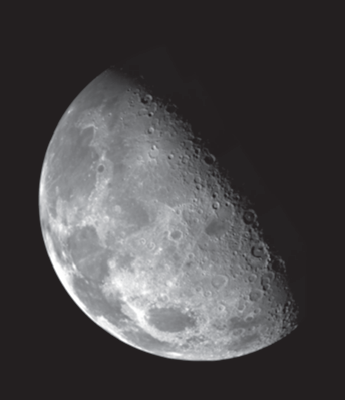
%> input picture BE2-Image filtering frequency2324/Fig_Moon.tif, 345 x 400 px
$ octave BE_2_A1.m   (GNU Octave 9; MATLAB toolbox functions it lacks are replaced by stand-ins)
%> lines starting %> are read from the running program, lines starting %| are printed output that depends on the picture
%1ere image
lune=im2gray(imread('Fig_Moon.tif'));
%> lune: size 400x345 uint8; min 32, max 255, mean 71.6

moon=fft2(lune);
CS_moon=fftshift(moon);
CS_log_moon=log(1+abs(CS_moon));
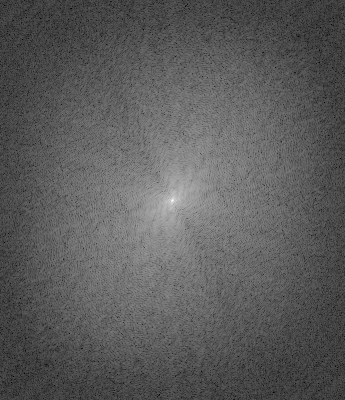
%> CS_log_moon: size 400x345 double; min 0.896, max 16.11, mean 6.38; drawn with min black and max white

figure(1);
subplot(2,2,1); imagesc(lune); colormap gray;
subplot(2,2,2); imagesc(abs(moon)); colormap gray;
subplot(2,2,3); imagesc(abs(CS_moon).^0.5); colormap gray;
subplot(2,2,4); imagesc(abs(CS_log_moon)); colormap gray;
%> after `colormap gray`:
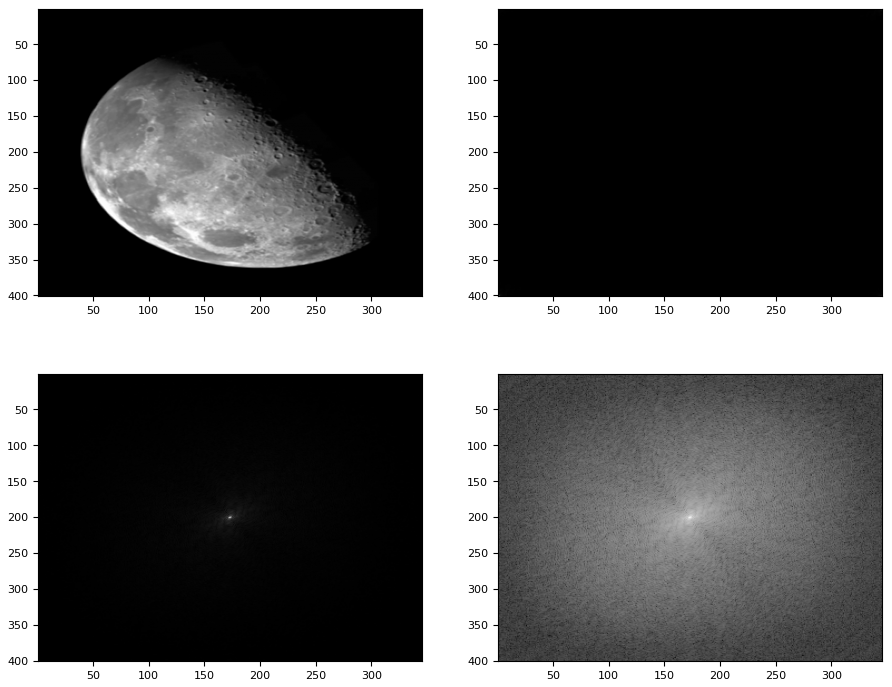
%> figure redrawn from the program's plot data, 4 panels

%2eme image
femme=imread('Fig_Woman.tif');
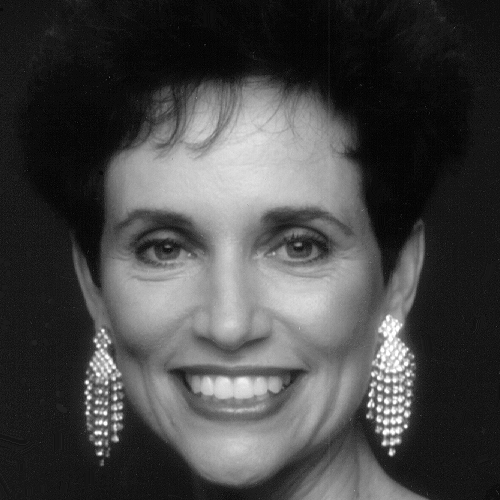
%> input picture BE2-Image filtering frequency2324/Fig_woman.tif, 500 x 500 px
%> femme is the input picture: size 500x500 uint8; min 0, max 255, mean 70.2

woman=fft2(femme);
CS_woman=fftshift(woman);
CS_log_woman=log(1+abs(CS_woman));
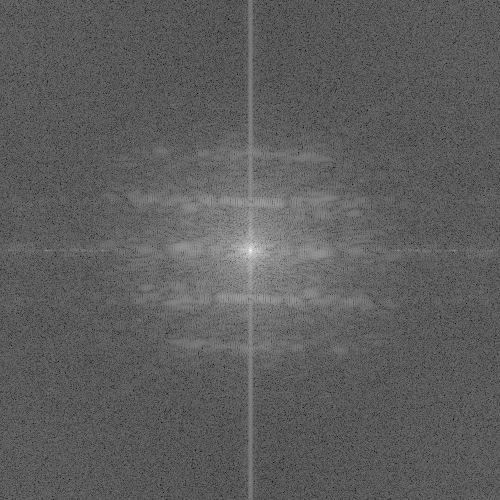
%> CS_log_woman: size 500x500 double; min 2.32, max 16.68, mean 7.62; drawn with min black and max white

figure(2);
subplot(2,2,1); imagesc(femme); colormap gray;
subplot(2,2,2); imagesc(abs(woman)); colormap gray;
subplot(2,2,3); imagesc(abs(CS_woman).^0.5); colormap gray;
subplot(2,2,4); imagesc(abs(CS_log_woman)); colormap gray;


%3eme image
rayon=im2gray(imread('Fig_Xray.tif'));
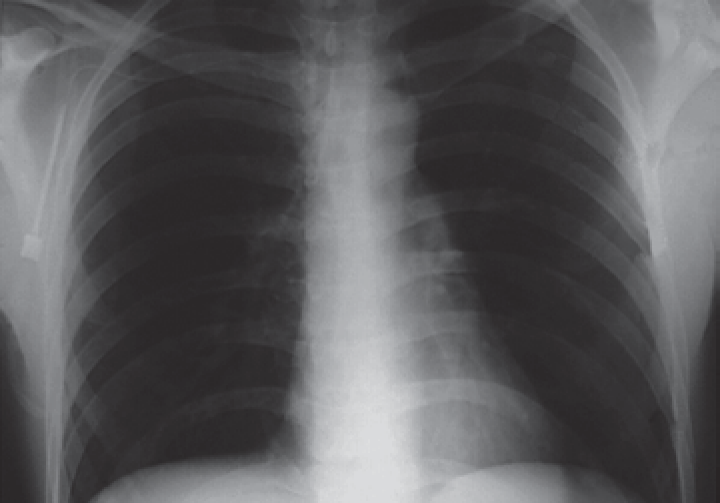
%> input picture BE2-Image filtering frequency2324/Fig_XRAY.tif, 720 x 503 px
%> rayon: size 503x720 uint8; min 37, max 223, mean 90.7
%im2gray permet de convertir de RGB en niveaux de gris directement

ray=fft2(rayon);
CS_ray=fftshift(ray);
CS_log_ray=log(1+abs(CS_ray));
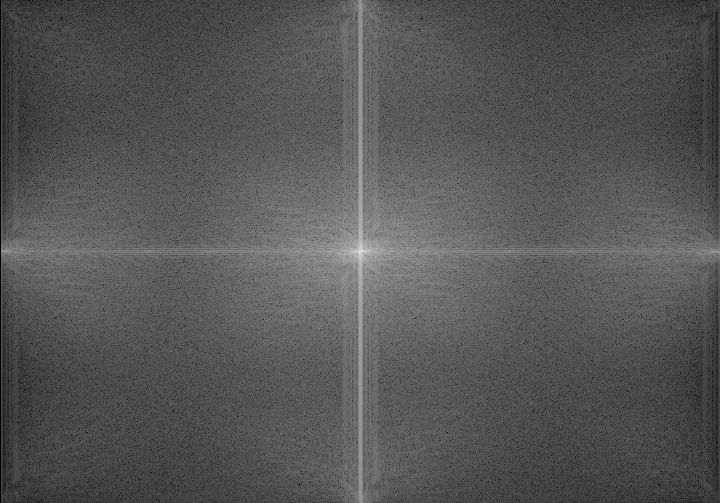
%> CS_log_ray: size 503x720 double; min 0, max 17.31, mean 5.85; drawn with min black and max white

figure(3);
subplot(2,2,1); imagesc(rayon); colormap gray;
subplot(2,2,2); imagesc(abs(ray)); colormap gray;
subplot(2,2,3); imagesc(abs(CS_ray).^0.5); colormap gray;
subplot(2,2,4); imagesc(abs(CS_log_ray)); colormap gray;
%> after `colormap gray`:
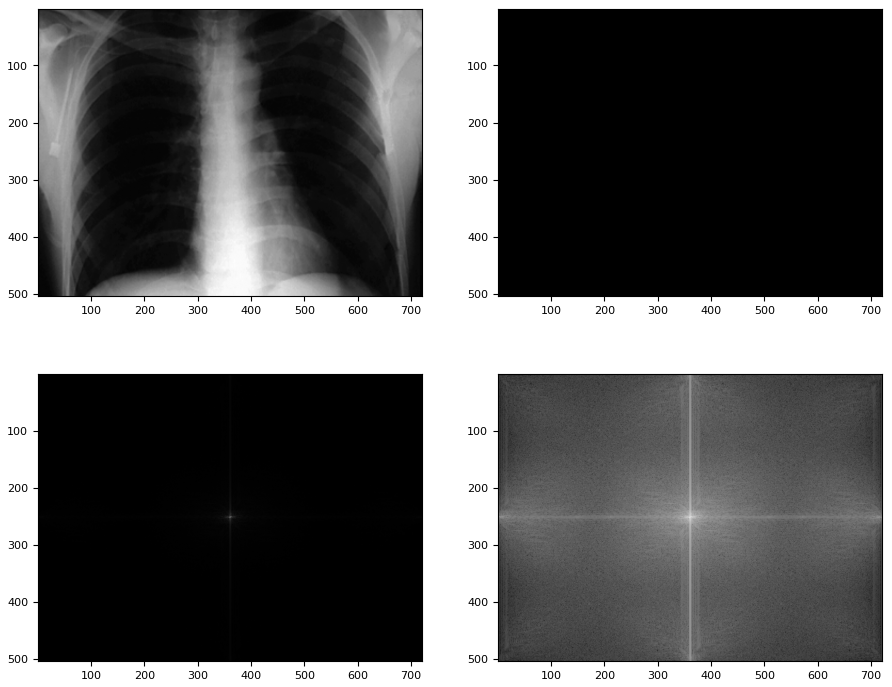
%> figure redrawn from the program's plot data, 4 panels
